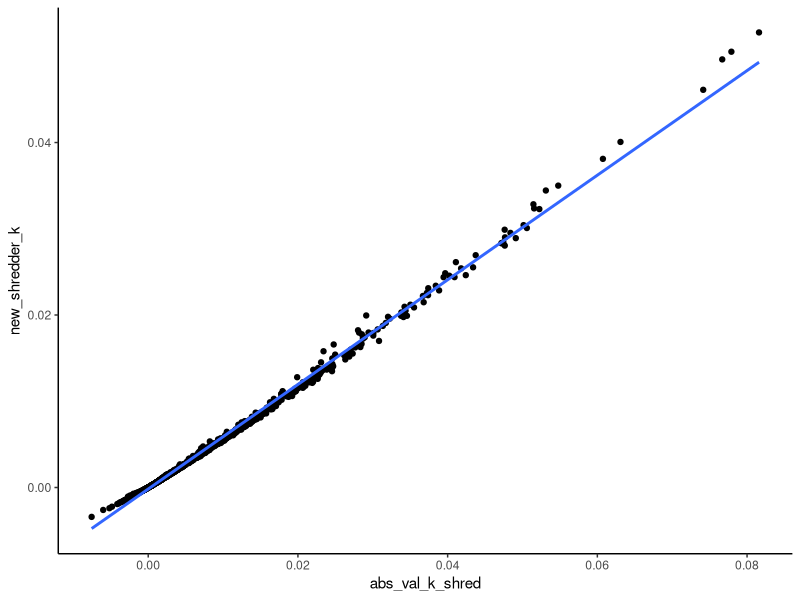

This figure's R source:
## ---- chunk 1
library(plyr)
library(dplyr)
library(lubridate)
library(ggplot2)
## ---- chunk 2
handling_loss_data <- read.csv("handling_loss_SI_03Dec2020.csv")

handling_loss_data$mass_lost_g <- ((handling_loss_data$DM_start_g)-(handling_loss_data$DM_end_g))
handling_loss_data$percent_mass_lost <- (100*(handling_loss_data$mass_lost_g/handling_loss_data$DM_start_g)) 
handling_loss_data$prop_sample_afdm <- (1-(handling_loss_data$ash_g/handling_loss_data$subsample_g))
handling_loss_data$afdm <- (handling_loss_data$prop_sample_afdm*handling_loss_data$DM_end_g)

handling_loss_data_rhodo <- handling_loss_data[which(handling_loss_data$rhodo_acer=="R"),] 
handling_loss_data_acer <- handling_loss_data[which(handling_loss_data$rhodo_acer=="A"),]

avg_handling_loss_rhodo_g <- mean(handling_loss_data_rhodo$mass_lost_g)
avg_handling_loss_acer_g <- mean(handling_loss_data_acer$mass_lost_g)

corr_factor_rhodo_afdm_start <- mean(handling_loss_data_rhodo$prop_sample_afdm)
corr_factor_acer_afdm_start <- mean(handling_loss_data_acer$prop_sample_afdm)
## ---- chunk 3
coarse_mesh_data_yr1 <- read.csv("coarse_SI_YR1_4Mar23.csv")
coarse_mesh_data_yr1 <- coarse_mesh_data_yr1 %>% mutate(date_dep=mdy(date_dep))
coarse_mesh_data_yr1 <- coarse_mesh_data_yr1 %>% mutate(date_coll=mdy(date_coll))

coarse_mesh_data_yr1 <- coarse_mesh_data_yr1 %>% mutate(unique.id=paste(bag_ID, rhodo_acer, date_dep, date_coll, stream, sep="/"))
coarse_holes <- coarse_mesh_data_yr1 %>% filter(hole=="hole")

#corrections based on Handling Loss
coarse_mesh_data_yr1$DM_start_handloss_g <- with(coarse_mesh_data_yr1, ifelse(rhodo_acer %in% "R",(DM_start_g-avg_handling_loss_rhodo_g), DM_start_g-avg_handling_loss_acer_g))

coarse_mesh_data_yr1$afdm_start <- with(coarse_mesh_data_yr1, ifelse(rhodo_acer %in% "R",(DM_start_handloss_g*corr_factor_rhodo_afdm_start), DM_start_handloss_g*corr_factor_acer_afdm_start))

#Get %AFDM remaining - first have to get the proportion of the sample that was AFDM, then apply this to the final dry mass, then divide this by the starting AFDM and multiply by 100
coarse_mesh_data_yr1$prop_sample_afdm <- 1-((coarse_mesh_data_yr1$tin_ash_g-coarse_mesh_data_yr1$tin_g)/(coarse_mesh_data_yr1$tin_DM_g-coarse_mesh_data_yr1$tin_g))

coarse_mesh_data_yr1$afdm_final <- coarse_mesh_data_yr1$prop_sample_afdm*coarse_mesh_data_yr1$DM_end_g

coarse_mesh_data_yr1$percent_afdm_rem_C <- 100*(coarse_mesh_data_yr1$afdm_final/coarse_mesh_data_yr1$afdm_start)

coarse_mesh_data_yr1$bag_n <- substring(coarse_mesh_data_yr1$bag_ID,2,5) #this is so I can merge coarse and fine by bag #

#remove bags with holes from the df
coarse_mesh_data_yr1 <- coarse_mesh_data_yr1[!(coarse_mesh_data_yr1$hole=="hole"),]
#1152 -> 1138 -- 8  more bags with holes removed based on final QC

#remove bags that were collected in the wrong month. These have a QC flag -- "QC" in the QC column
coarse_mesh_data_yr1 <- coarse_mesh_data_yr1[!(coarse_mesh_data_yr1$QC=="QC"),]
#1138->1130 as expected

## ---- chunk 4

fine_mesh_data_yr1 <- read.csv("fine_SI_YR1_4Mar23.csv")

fine_mesh_data_yr1 <- fine_mesh_data_yr1 %>% mutate(date_dep=mdy(date_dep))
fine_mesh_data_yr1 <- fine_mesh_data_yr1 %>% mutate(date_coll=mdy(date_coll))

fine_mesh_data_yr1 <- fine_mesh_data_yr1 %>% mutate(unique.id=paste(bag_ID, rhodo_acer, date_dep, date_coll, stream, sep="/"))
fine_holes <- fine_mesh_data_yr1 %>% filter(hole=="hole")

fine_mesh_data_yr1$afdm_start <- with(fine_mesh_data_yr1, ifelse(rhodo_acer %in% "R",(DM_start_g*corr_factor_rhodo_afdm_start), DM_start_g*corr_factor_acer_afdm_start))

#Get %AFDM remaining - first have to get final AFDM which for fine mesh is just the final dry mass minus the ash (this is because there is no subsampling for fine mesh because we are able to put the whole sample in the tin and ash it). Then, we get the percent AFDM remaining by dividing the final AFDM by the starting AFDM and multiplying by 100
fine_mesh_data_yr1$afdm_final <- (fine_mesh_data_yr1$tin_DM_g-fine_mesh_data_yr1$tin_ash_g)

fine_mesh_data_yr1$percent_afdm_rem_F <- 100*(fine_mesh_data_yr1$afdm_final/fine_mesh_data_yr1$afdm_start)

fine_mesh_data_yr1$bag_n <- substring(fine_mesh_data_yr1$bag_ID,2,5) #this is so I can merge coarse and fine by bag #

#remove bags with holes from the df
fine_mesh_data_yr1 <- fine_mesh_data_yr1[!(fine_mesh_data_yr1$hole=="hole"),]
#1152 -> 1139 -- 3 additional bags removed based on final QC

#remove bags collected in the wrong month
fine_mesh_data_yr1 <- fine_mesh_data_yr1[!(fine_mesh_data_yr1$QC=="QC"),]
#1139 -> 1131 as expected

## ---- chunk 5

coarse_mesh_data_yr1_sub <- coarse_mesh_data_yr1[, c("bag_n", "rhodo_acer", "date_dep", "date_coll", "stream", "percent_afdm_rem_C")]

fine_mesh_data_yr1_sub <- fine_mesh_data_yr1[, c("bag_n", "rhodo_acer", "date_dep", "date_coll", "stream", "percent_afdm_rem_F")]

coarse_fine_data_yr1_all<-full_join(coarse_mesh_data_yr1_sub,fine_mesh_data_yr1_sub,
                                           by=c("bag_n","rhodo_acer", "date_dep", "date_coll", "stream"))


coarse_fine_data_yr1_all <- coarse_fine_data_yr1_all[order(coarse_fine_data_yr1_all[,3]),] 

## ---- chunk 6

coarse_mesh_data_yr1_sub.check <- coarse_mesh_data_yr1_sub %>% mutate(unique.id=paste(bag_n, rhodo_acer, date_dep, date_coll, stream, sep="/"))
fine_mesh_data_yr1_sub.check <- fine_mesh_data_yr1_sub %>% mutate(unique.id=paste(bag_n, rhodo_acer, date_dep, date_coll, stream, sep="/"))

coarse.unique.1 <- coarse_mesh_data_yr1_sub.check$unique.id
fine.unique.1 <- fine_mesh_data_yr1_sub.check$unique.id

setdiff(coarse.unique.1, fine.unique.1)
setdiff(fine.unique.1, coarse.unique.1)

#comparing these lists to the "holes" dataframes, we can see that the only ones removed from the final joined df are 2 bag numbers for which both coarse and fine had holes, plus the 8 bags in both coarse and fine that were deployed in the wrong year and removed. 1152-2-8=1142, so the joined df has the correct number of observations!

## ---- chunk 7

coarse_fine_data_yr1_all$percent_afdm_rem_C<-as.character(coarse_fine_data_yr1_all$percent_afdm_rem_C)
coarse_fine_data_yr1_all$percent_afdm_rem_C<-as.numeric(coarse_fine_data_yr1_all$percent_afdm_rem_C)
coarse_fine_data_yr1_all$ln_percent_afdm_rem_C<-log(coarse_fine_data_yr1_all$percent_afdm_rem_C)

coarse_fine_data_yr1_all$percent_afdm_rem_F<-as.character(coarse_fine_data_yr1_all$percent_afdm_rem_F)
coarse_fine_data_yr1_all$percent_afdm_rem_F<-as.numeric(coarse_fine_data_yr1_all$percent_afdm_rem_F)
coarse_fine_data_yr1_all$ln_percent_afdm_rem_F<-log(coarse_fine_data_yr1_all$percent_afdm_rem_F)

coarse_fine_data_yr1_all$days_in_record<-as.numeric(coarse_fine_data_yr1_all$date_coll-coarse_fine_data_yr1_all$date_dep)
coarse_fine_data_yr1_all$ln_percent_afdm_start <- log(100)

#for some reason, I have to change everything to a character first and then to numeric for the k calculations...
coarse_fine_data_yr1_all$abs_val_k_coarse<-as.character(abs(((coarse_fine_data_yr1_all$ln_percent_afdm_start)-(coarse_fine_data_yr1_all$ln_percent_afdm_rem_C))/(0-coarse_fine_data_yr1_all$days_in_record)))

coarse_fine_data_yr1_all$abs_val_k_fine<-as.character(abs(((coarse_fine_data_yr1_all$ln_percent_afdm_start)-(coarse_fine_data_yr1_all$ln_percent_afdm_rem_F))/(0-coarse_fine_data_yr1_all$days_in_record)))

coarse_fine_data_yr1_all$abs_val_k_coarse<-as.numeric(abs(((coarse_fine_data_yr1_all$ln_percent_afdm_start)-(coarse_fine_data_yr1_all$ln_percent_afdm_rem_C))/(0-coarse_fine_data_yr1_all$days_in_record)))

coarse_fine_data_yr1_all$abs_val_k_fine<-as.numeric(abs(((coarse_fine_data_yr1_all$ln_percent_afdm_start)-(coarse_fine_data_yr1_all$ln_percent_afdm_rem_F))/(0-coarse_fine_data_yr1_all$days_in_record)))

## ---- chunk 8

coarse_fine_data_yr1_all$abs_val_k_shred<-as.numeric(coarse_fine_data_yr1_all$abs_val_k_coarse-coarse_fine_data_yr1_all$abs_val_k_fine)

## ---- chunk 9

coarse_fine_data_yr1_all$new_shredder_k <- (coarse_fine_data_yr1_all$abs_val_k_coarse - ((coarse_fine_data_yr1_all$abs_val_k_fine-coarse_fine_data_yr1_all$abs_val_k_coarse)/(log(coarse_fine_data_yr1_all$abs_val_k_fine)-log(coarse_fine_data_yr1_all$abs_val_k_coarse))))

## ---- chunk 10

plot.compare.shredder.k.yr1 <- ggplot(coarse_fine_data_yr1_all, aes(x=abs_val_k_shred, y=new_shredder_k)) + theme_classic() + geom_point() +
  geom_smooth(method="lm")
plot.compare.shredder.k.yr1

model.compare.shredder.k.yr1 <- lm(new_shredder_k~abs_val_k_shred, data=coarse_fine_data_yr1_all)
summary(model.compare.shredder.k.yr1)
#slope = 0.6065, R^2 = 0.9964

## ---- chunk 11

write.csv(coarse_fine_data_yr1_all, "litter_breakdown_coarse_fine_yr1_all.4Mar23.csv")

